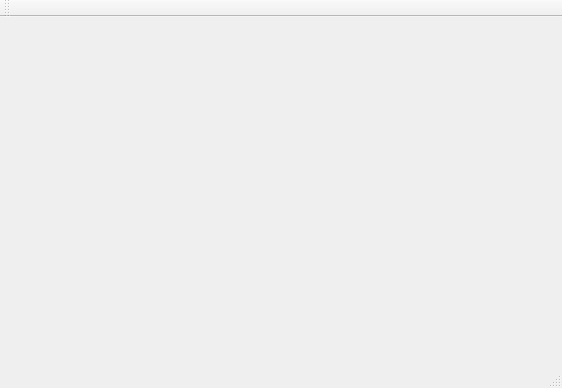
<?xml version="1.0" encoding="UTF-8"?>
<ui version="4.0">
 <class>MainWindow</class>
 <widget class="QMainWindow" name="MainWindow">
  <property name="geometry">
   <rect>
    <x>0</x>
    <y>0</y>
    <width>562</width>
    <height>388</height>
   </rect>
  </property>
  <property name="windowTitle">
   <string>MainWindow</string>
  </property>
  <widget class="QWidget" name="centralWidget"/>
  <widget class="QMenuBar" name="menuBar">
   <property name="geometry">
    <rect>
     <x>0</x>
     <y>0</y>
     <width>562</width>
     <height>23</height>
    </rect>
   </property>
  </widget>
  <widget class="QToolBar" name="mainToolBar">
   <attribute name="toolBarArea">
    <enum>TopToolBarArea</enum>
   </attribute>
   <attribute name="toolBarBreak">
    <bool>false</bool>
   </attribute>
  </widget>
  <widget class="QStatusBar" name="statusBar"/>
 </widget>
 <layoutdefault spacing="6" margin="11"/>
 <resources/>
 <connections/>
</ui>
